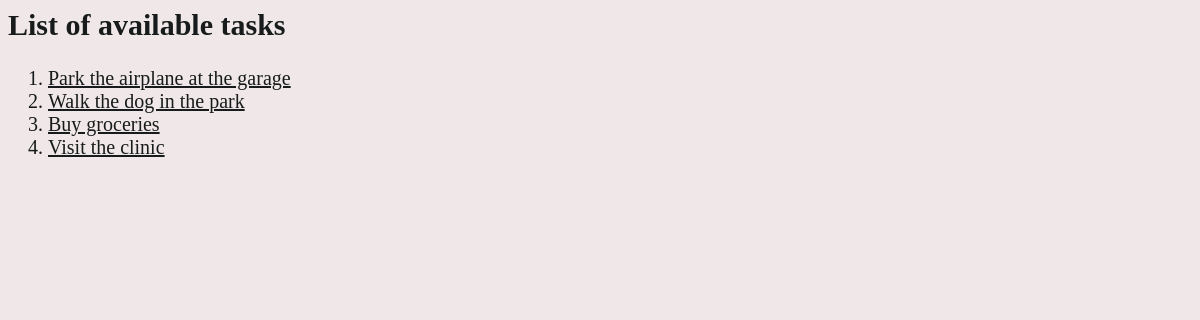
/todo/, run on an earlier commit of the app's database.
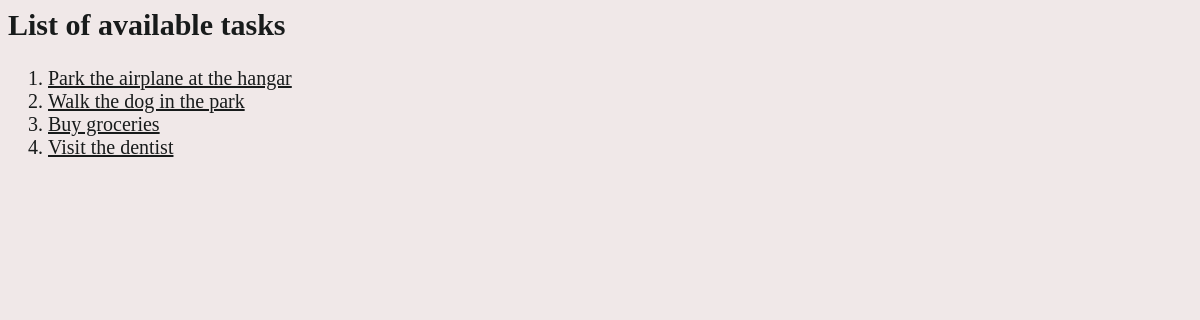
And on a later commit of the database.
### todo/models.py (models this page shows, shortened)
class Task(models.Model):
  task_text = models.CharField(max_length=200)
  creation_date = models.DateTimeField('date created')
  due_date = models.DateTimeField('date[when] due')
  importance = models.CharField(max_length=20)
  user = models.ForeignKey(User, on_delete = models.CASCADE, blank = True, null = True)

### todo/views.py (the view)
# urls.py: path('', views.IndexView.as_view(), name='index'),
class IndexView(generic.ListView):
  template_name = 'todo/index.html'
  context_object_name = 'task_list'
  def get_queryset(self):
    return Task.objects.order_by('-due_date')

### todo/templates/todo/index.html (shortened to what this page needs)
{% load static %}
<html>
  <head>
    <link rel="stylesheet" href="{% static 'css/styles.css' %}">
  </head>
  <body>
    {% if task_list %}
      <h2>List of available tasks</h2>
      <ol>
        {% for task in task_list %}
          <li>
            <a href="{% url 'todo:details' task.id %}">
              {{task.task_text}}
            </a>
          </li>
        {% endfor %}
      </ol>
    {% endif %}
  </body>
</html>

### todo/static/css/styles.css (style rules this page uses)
a { font-size: 20px; color: rgb(24, 27, 27); }
body { background-color: rgb(240, 232, 232); font-size: 20px; color: rgb(24, 27, 27); }

What changed in the data, as far as the page shows it:
changed Task: task_text "Park the airplane at the garage" → "Park the airplane at the hangar"
changed Task: task_text "Visit the clinic" → "Visit the dentist"
